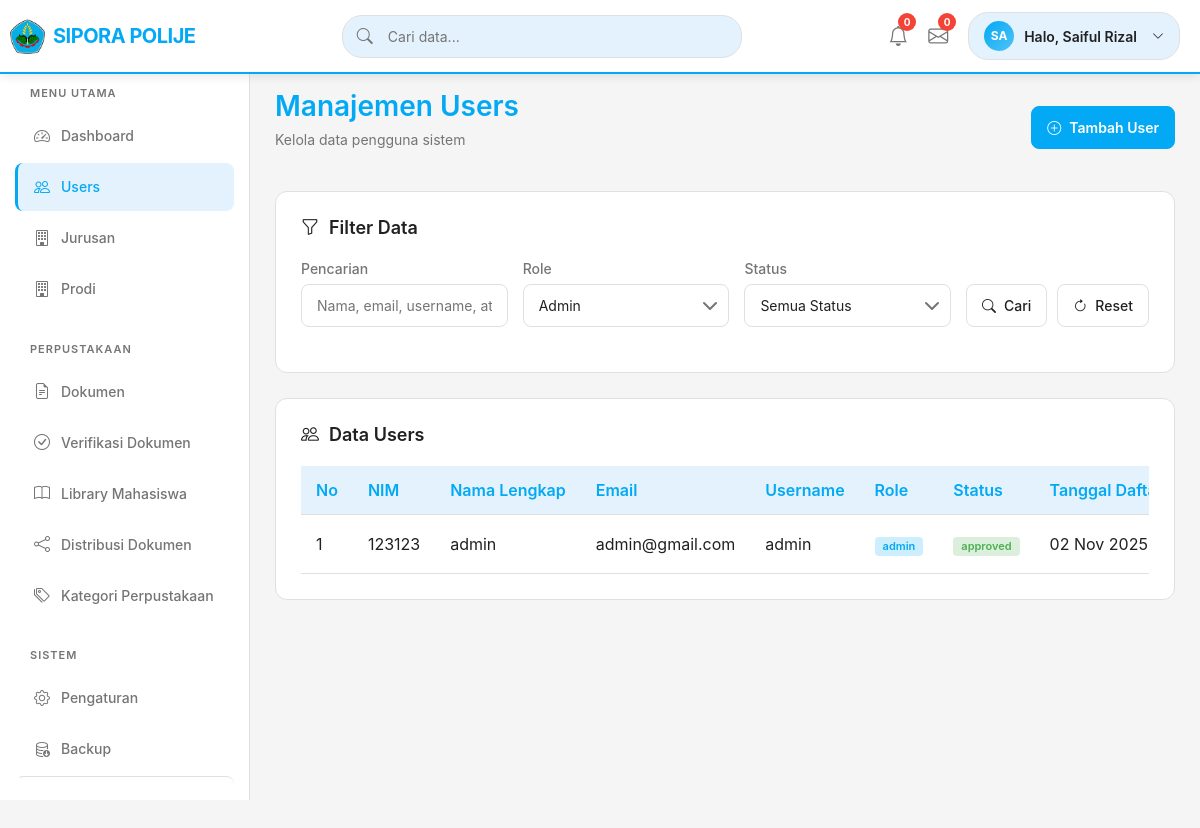
The page /users.php?role=admin (signed in) on the database its author committed.
### tables this page shows
CREATE TABLE `users` (
  `id_user` int NOT NULL,
  `nama_lengkap` varchar(100) NOT NULL,
  `nim` varchar(50) DEFAULT NULL,
  `email` varchar(100) NOT NULL,
  `username` varchar(50) NOT NULL,
  `password_hash` varchar(255) NOT NULL,
  `role` enum('admin','mahasiswa') DEFAULT 'mahasiswa',
  `status` enum('pending','approved','rejected') DEFAULT 'pending',
  `created_at` timestamp NULL DEFAULT CURRENT_TIMESTAMP
);

### users.php (the view, shortened to what this page needs)
<?php
require_once "config.php";
class UserManager {
    private $conn;
    public function __construct($db_connection) {
        if ($db_connection instanceof mysqli) {
            $this->conn = $db_connection;
        } else {
            throw new Exception("Koneksi database tidak valid");
        }
    }
    public function getUsers($search = '', $role = '', $status = '', $limit = 10, $offset = 0) {
        try {
            $query = "SELECT id_user, nama_lengkap, email, username, role, status, nim, created_at
                      FROM users
                      WHERE 1=1";
            $params = [];
            $types = "";
            if (!empty($role)) {
                $query .= " AND role = ?";
                $params[] = $role;
                $types .= "s";
            }
            $query .= " ORDER BY created_at DESC LIMIT ? OFFSET ?";
            $params[] = $limit;
            $params[] = $offset;
            $types .= "ii";
            $stmt = $this->conn->prepare($query);
            if (!empty($params)) {
                $stmt->bind_param($types, ...$params);
            }
            $stmt->execute();
            $result = $stmt->get_result();
            $users = [];
            while ($row = $result->fetch_assoc()) {
                $users[] = $row;
            }
            return $users;
        } catch (Exception $e) {
            error_log("Error getUsers: " . $e->getMessage());
            return [];
        }
    }
}
 $page = isset($_GET['page']) ? (int)$_GET['page'] : 1;
 $limit = 10;
 $offset = ($page - 1) * $limit;
 $search = isset($_GET['search']) ? $_GET['search'] : '';
 $role = isset($_GET['role']) ? $_GET['role'] : '';
 $status = isset($_GET['status']) ? $_GET['status'] : '';
try {
    $userManager = new UserManager($conn);
    $users = $userManager->getUsers($search, $role, $status, $limit, $offset);
} catch (Exception $e) {
    error_log("Error initializing UserManager: " . $e->getMessage());
    $users = [];
    $totalUsers = 0;
    $totalPages = 0;
}
 $username = isset($_SESSION['username']) ? $_SESSION['username'] : 'Tamu';
?>
<!DOCTYPE html>
<html lang="id">
<head>
  <link href="https://cdn.jsdelivr.net/npm/bootstrap@5.3.2/dist/css/bootstrap.min.css" rel="stylesheet">
  <link href="https://cdn.jsdelivr.net/npm/bootstrap-icons/font/bootstrap-icons.css" rel="stylesheet">
</head>
<body>
  <nav class="top-navbar">
    <div class="navbar-content">
      <a href="dashboard.php" class="brand">
        <div class="brand-logo">
          <img src="assets/ic_polije.png" alt="Polije Logo" class="brand-logo-img">
        </div>
        <div class="brand-text">SIPORA POLIJE</div>
      </a>
      <div class="search-container">
        <i class="bi bi-search search-icon"></i>
        <input type="text" class="search-input" placeholder="Cari data...">
      </div>
      <div class="navbar-actions">
        <div class="dropdown">
          <div class="notification-icon" data-bs-toggle="dropdown" aria-expanded="false">
            <i class="bi bi-bell"></i>
            <span class="badge-notification">0</span>
          </div>
        </div>
        <div class="dropdown">
          <div class="messages-icon" data-bs-toggle="dropdown" aria-expanded="false">
            <i class="bi bi-envelope"></i>
            <span class="badge-notification">0</span>
          </div>
        </div>
        <div class="dropdown">
          <div class="user-info" data-bs-toggle="dropdown" aria-expanded="false">
            <div class="user-avatar"><?php echo strtoupper(substr($username, 0, 2)); ?></div>
            <span class="user-name">Halo, <?php echo htmlspecialchars($username); ?></span>
            <i class="bi bi-chevron-down" style="font-size: 12px; margin-left: 5px;"></i>
          </div>
        </div>
      </div>
    </div>
  </nav>
  <div class="main-container">
    <aside class="sidebar" id="sidebar">
      <div class="sidebar-menu">
        <div class="menu-section">
          <div class="menu-title">Menu Utama</div>
          <a href="dashboard.php" class="menu-item">
            <i class="bi bi-speedometer2"></i>
            Dashboard
          </a>
          <a href="users.php" class="menu-item active">
            <i class="bi bi-people"></i>
            Users
          </a>
          <a href="jurusan.php" class="menu-item">
            <i class="bi bi-building"></i>
            Jurusan
          </a>
          <a href="prodi.php" class="menu-item">
            <i class="bi bi-building"></i>
            Prodi
          </a>
        </div>
        <div class="menu-section">
          <div class="menu-title">Perpustakaan</div>
          <a href="dokumen.php" class="menu-item">
            <i class="bi bi-file-earmark-text"></i>
            Dokumen
          </a>
          <a href="verifikasi_dokumen.php" class="menu-item">
            <i class="bi bi-check-circle"></i>
            Verifikasi Dokumen
          </a>
          <a href="library_mahasiswa.php" class="menu-item">
            <i class="bi bi-book"></i>
            Library Mahasiswa
          </a>
          <a href="distribusi_dokumen.php" class="menu-item">
            <i class="bi bi-share"></i>
            Distribusi Dokumen
          </a>
          <a href="kategori_perpustakaan.php" class="menu-item">
            <i class="bi bi-tags"></i>
            Kategori Perpustakaan
          </a>
        </div>
        <div class="menu-section">
          <div class="menu-title">Sistem</div>
          <a href="pengaturan.php" class="menu-item">
            <i class="bi bi-gear"></i>
            Pengaturan
          </a>
          <a href="backup.php" class="menu-item">
            <i class="bi bi-database-down"></i>
            Backup
          </a>
          <a href="logout.php" class="menu-item logout-item">
            <i class="bi bi-box-arrow-right"></i>
          </a>
        </div>
      </div>
    </aside>
    <main class="main-content">
      <div class="content-header">
        <div>
          <h1 class="page-title">Manajemen Users</h1>
          <p class="page-subtitle">Kelola data pengguna sistem</p>
        </div>
        <div>
          <button class="action-btn primary" data-bs-toggle="modal" data-bs-target="#addUserModal">
            <i class="bi bi-plus-circle me-2"></i>Tambah User
          </button>
        </div>
      </div>
      <div class="content-card">
        <h3 class="card-title">
          <i class="bi bi-funnel"></i>
          Filter Data
        </h3>
        <form method="GET" action="users.php">
          <div class="filter-section">
            <div class="filter-group">
              <label class="filter-label">Pencarian</label>
              <input type="text" name="search" class="filter-input" placeholder="Nama, email, username, atau NIM" value="<?= htmlspecialchars($search) ?>">
            </div>
            <div class="filter-group">
              <label class="filter-label">Role</label>
              <select name="role" class="filter-input filter-select">
                <option value="admin" <?= $role == 'admin' ? 'selected' : '' ?>>Admin</option>
              </select>
            </div>
            <div class="filter-group">
              <label class="filter-label">Status</label>
              <select name="status" class="filter-input filter-select">
                <option value="">Semua Status</option>
              </select>
            </div>
            <div class="filter-actions">
              <button type="submit" class="action-btn">
                <i class="bi bi-search me-2"></i>Cari
              </button>
              <a href="users.php" class="action-btn">
                <i class="bi bi-arrow-clockwise me-2"></i>Reset
              </a>
            </div>
          </div>
        </form>
      </div>
      <div class="content-card">
        <h3 class="card-title">
          <i class="bi bi-people"></i>
          Data Users
        </h3>
        <div class="table-container">
          <table class="data-table">
            <thead>
              <tr>
                <th>No</th>
                <th>NIM</th>
                <th>Nama Lengkap</th>
                <th>Email</th>
                <th>Username</th>
                <th>Role</th>
                <th>Status</th>
                <th>Tanggal Daftar</th>
              </tr>
            </thead>
            <tbody>
              <?php if (!empty($users)): ?>
                <?php $no = ($page - 1) * $limit + 1; ?>
                <?php foreach ($users as $user): ?>
                  <tr>
                    <td><?= $no++ ?></td>
                    <td><?= htmlspecialchars($user['nim'] ?? '-') ?></td>
                    <td><?= htmlspecialchars($user['nama_lengkap']) ?></td>
                    <td><?= htmlspecialchars($user['email']) ?></td>
                    <td><?= htmlspecialchars($user['username']) ?></td>
                    <td>
                      <span class="badge badge-<?= $user['role'] == 'admin' ? 'info' : 'success' ?>">
                        <?= htmlspecialchars($user['role']) ?>
                      </span>
                    </td>
                    <td>
                      <span class="badge badge-<?=
                        $user['status'] == 'approved' ? 'success' :
                        ($user['status'] == 'pending' ? 'warning' : 'danger') ?>">
                        <?= htmlspecialchars($user['status']) ?>
                      </span>
                    </td>
                    <td><?= date('d M Y', strtotime($user['created_at'])) ?></td>
                  </tr>
                <?php endforeach; ?>
              <?php else: ?>
                <tr>
                  <td colspan="9" class="text-center">Tidak ada data user</td>
                </tr>
              <?php endif; ?>
            </tbody>
          </table>
        </div>
      </div>
    </main>
  </div>
</body>
</html>

### rows shown on the page
users: nim "123123", nama_lengkap "admin", email "admin@gmail.com", username "admin", role "admin", status "approved", created_at "02 Nov 2025"

### other values the page prints
substr($username, 0, 2) "SA"
$username "Saiful Rizal"
